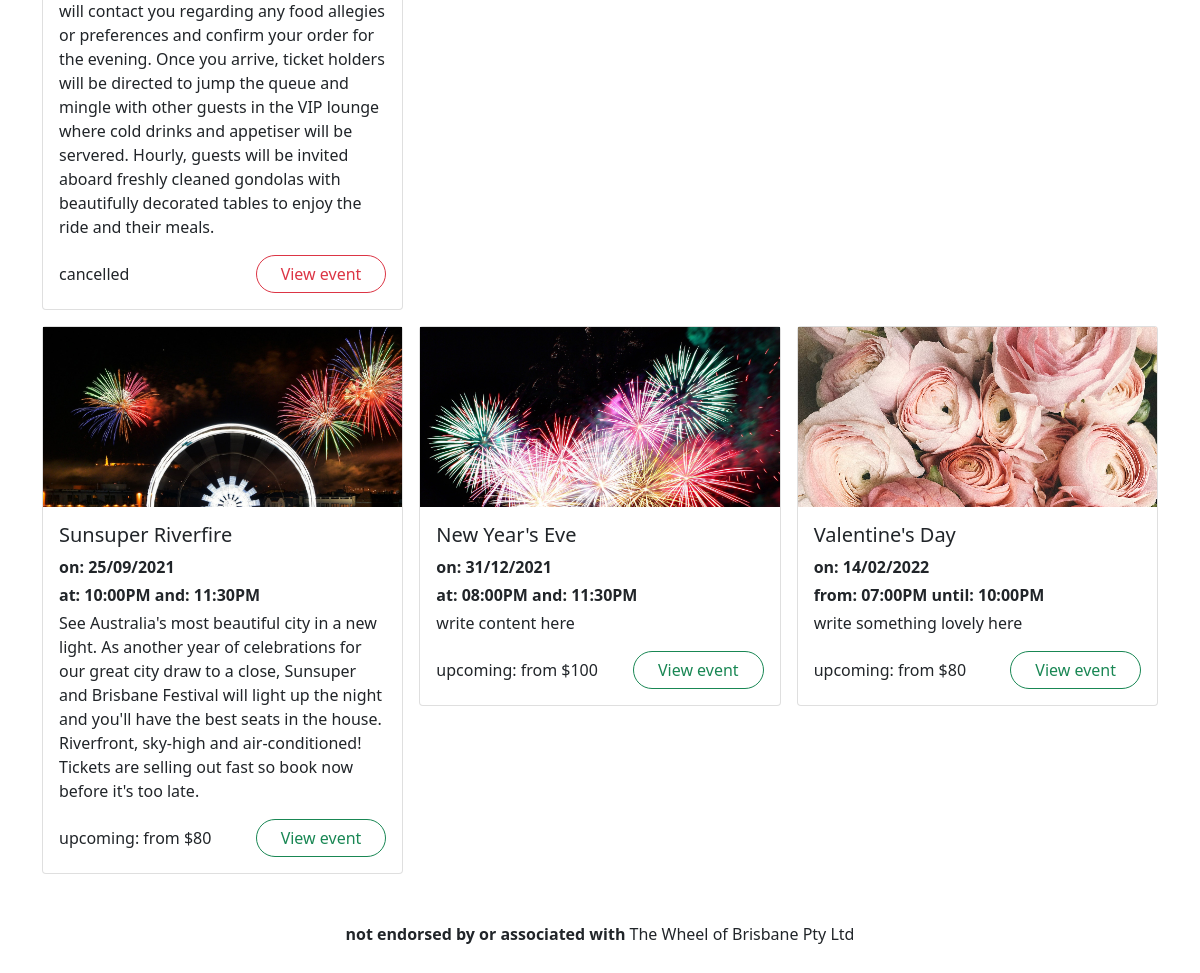
/events/ (lower part), run on an earlier commit of the app's database.
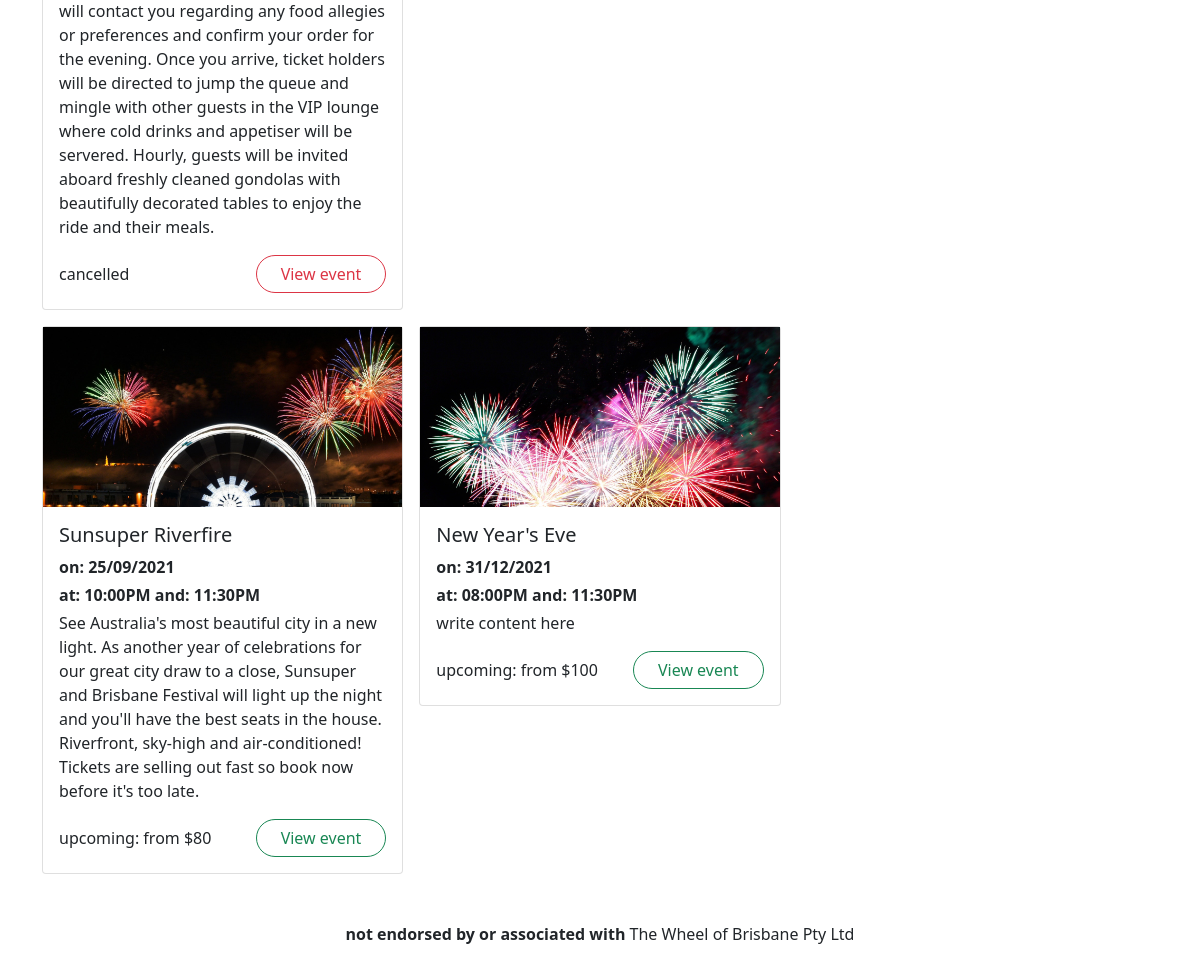
And on a later commit of the database.
### wheel/models.py (models this page shows, shortened)
class Event(db.Model):
    __tablename__ = 'events'
    id = db.Column(db.Integer, primary_key=True)
    name = db.Column(db.String(255), nullable=False)
    description = db.Column(db.Text)
    category = db.Column(db.String(40))
    status = db.Column(db.Enum('upcoming', 'inactive', 'cancelled', 'booked out'), nullable=False)
    image = db.Column(db.String(255))
    reviews = db.relationship('Review', backref='event')
    tickets = db.relationship('Ticket', backref='event')
    @staticmethod
    def getAll():
        return Event.query.\
            join(Ticket).\
            filter( Ticket.datetime > datetime.now() ).\
            group_by( Event.id ).\
            order_by( Ticket.datetime ).\
            all()
    @staticmethod
    def getAllCategories():
        return [event.category for event in Event.query.group_by('category').all()]
    def getFutureTickets(self):
        return list( filter( lambda ticket: ticket.datetime > datetime.now(), self.tickets ) )
    def getTicketsRange(self):
        tickets = self.getFutureTickets()
        numberOfTickets = len(tickets)
        if numberOfTickets == 0:
            return [numberOfTickets, None, None]
        min_ticket = reduce( lambda x, y: min(x, y, key=lambda ticket: ticket.datetime), tickets )
        max_ticket = reduce( lambda x, y: max(x, y, key=lambda ticket: ticket.datetime), tickets )
        return [numberOfTickets, min_ticket, max_ticket]
    def printTicketsDateRange(self):
        numberOftickets, min_ticket, max_ticket = self.getTicketsRange()
        if numberOftickets == 0:
            return ""
        min = min_ticket.datetime.strftime("%d/%m/%Y")
        max = max_ticket.datetime.strftime("%d/%m/%Y")
        if min == max:
            return f"on: {min}"
        return f"from: {min} until: {max}"
    def printTicketsTimeRange(self):
        numberOftickets, min_ticket, max_ticket = self.getTicketsRange()
        if numberOftickets == 0:
            return ""
        min = min_ticket.datetime.strftime("%I:%M%p")
        max = max_ticket.datetime.strftime("%I:%M%p")
        if numberOftickets == 1:
            return f"at: {min}"
        if numberOftickets == 2:
            return f"at: {min} and: {max}"
        return f"from: {min} until: {max}"
    def getTicketsPriceFrom(self):
        tickets = self.getFutureTickets()
        if len(tickets) == 0:
            return ""
        ticket = reduce( lambda x, y: min(x, y, key=lambda ticket: ticket.price), tickets )
        return f"from ${ticket.price}"
    def getStatusColour(self):
        return {
            'upcoming': 'success',
            'inactive': 'secondary',
            'booked out': 'secondary',
            'cancelled': 'danger'
        }[self.status]

class Ticket(db.Model):
    __tablename__ = 'tickets'
    id = db.Column(db.Integer, primary_key=True)
    datetime = db.Column(db.DateTime, nullable=False)
    price = db.Column(db.Integer, nullable=False)
    remaining = db.Column(db.Integer, nullable=False)
    event_id = db.Column(db.Integer, db.ForeignKey('events.id'))

### wheel/views.py (the view)
@events.route('/')
def viewAll():
    search = request.args['search'] if 'search' in request.args else ''
    category = request.args['category'] if 'category' in request.args else 'all'
    categories = Event.getAllCategories()
    if search == '' and category == 'all':
        events = Event.getAll()
    elif search == '':
        events = Event.getAllByCategory(category)
    elif category == 'all':
        events = Event.getAllBySearch(search)
    else:
        events = Event.getAllBySearchAndCategory(search, category)
    form = SearchForm()
    form.category.choices = [("all", "all categories"), *[(category, category) for category in Event.getAllCategories()]]
    form.search.data = search
    form.category.data = category
    return render_template('events.html', events=events, categories=categories, form=form)

### wheel/templates/events.html (shortened to what this page needs)
{% extends 'base.html' %}
{% block content %}
<section>
    <div class="row row-cols-1 row-cols-md-2 row-cols-xl-3 mb-3 g-3">
        {% for event in events %}
        <div class="col event">
            <article class="card">
                <a href="{{ url_for('events.view', id=event.id) }}" class="card-image" style="background-image: url('{{ event.image }}'); background-position: top;"></a>
                <div class="card-body">
                    <h5 class="card-title">{{ event.name }}</h5>
                    <p class="mb-1"><strong>{{ event.printTicketsDateRange() }}</strong></p>
                    <p class="mb-1"><strong>{{ event.printTicketsTimeRange() }}</strong></p>
                    <p class="card-text">{{ event.description }}</p>
                    <div class="row">
                        <span class="col my-auto">{{ event.status }}{{ ": {}".format( event.getTicketsPriceFrom() ) if event.status == "upcoming" }}</span>
                        <span class="col-auto"><a href="{{ url_for('events.view', id=event.id) }}" class="btn btn-outline-{{ event.getStatusColour() }} rounded-pill px-4">View event</a></span>
                    </div>
                </div>
            </article>
        </div>
        {% endfor %}
    </div>
</section>
{% endblock %}

What changed in the data, as far as the page shows it:
no longer on this page (row edited): Event: image (picture), name "Valentine's Day", printTicketsDateRange "on: 14/02/2022", printTicketsTimeRange "from: 07:00PM until: 10:00PM", description "write something lovely here", status "upcoming", status.price ": from $80"
